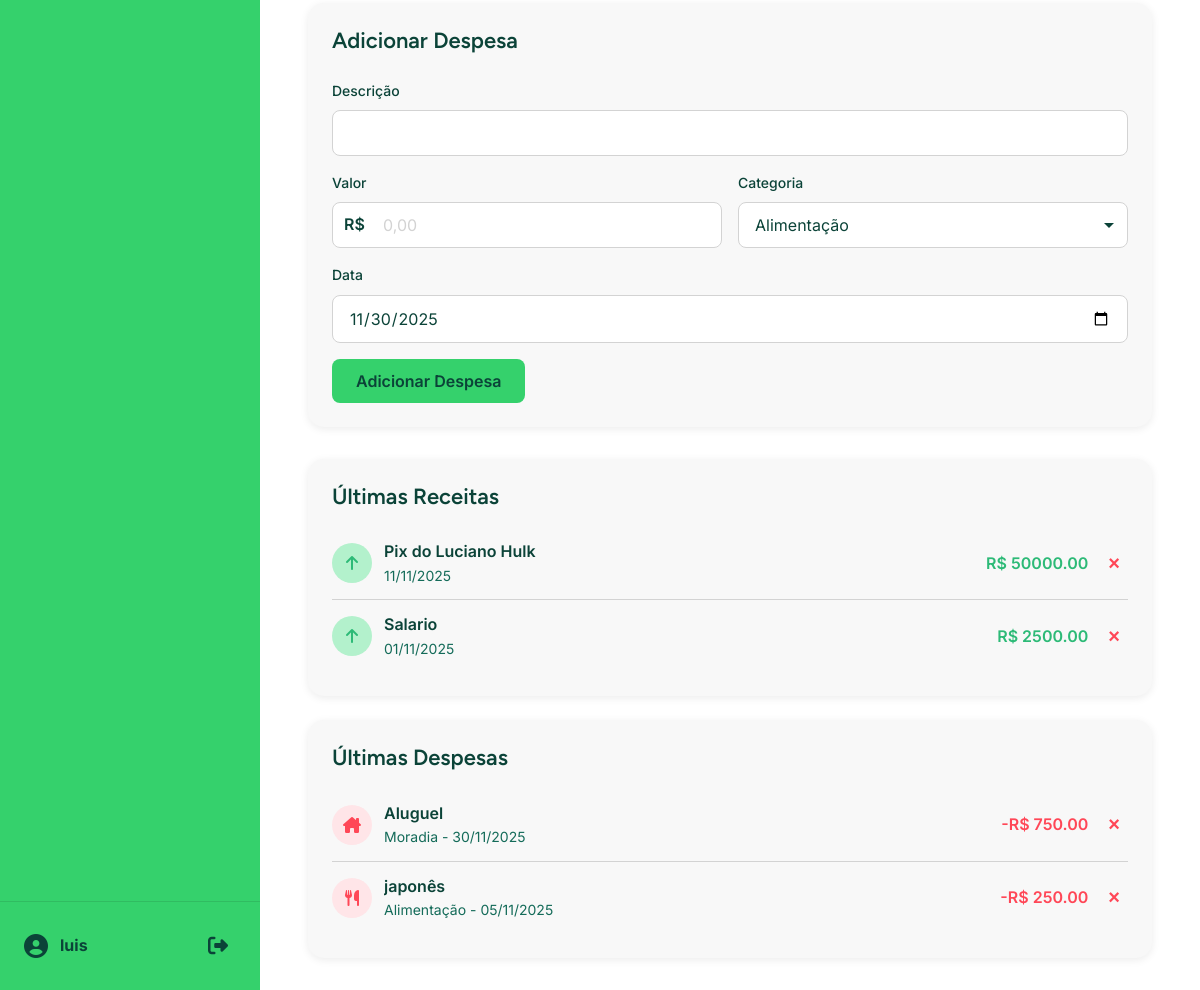
/controle (signed in, lower part), run on an earlier commit of the app's database.
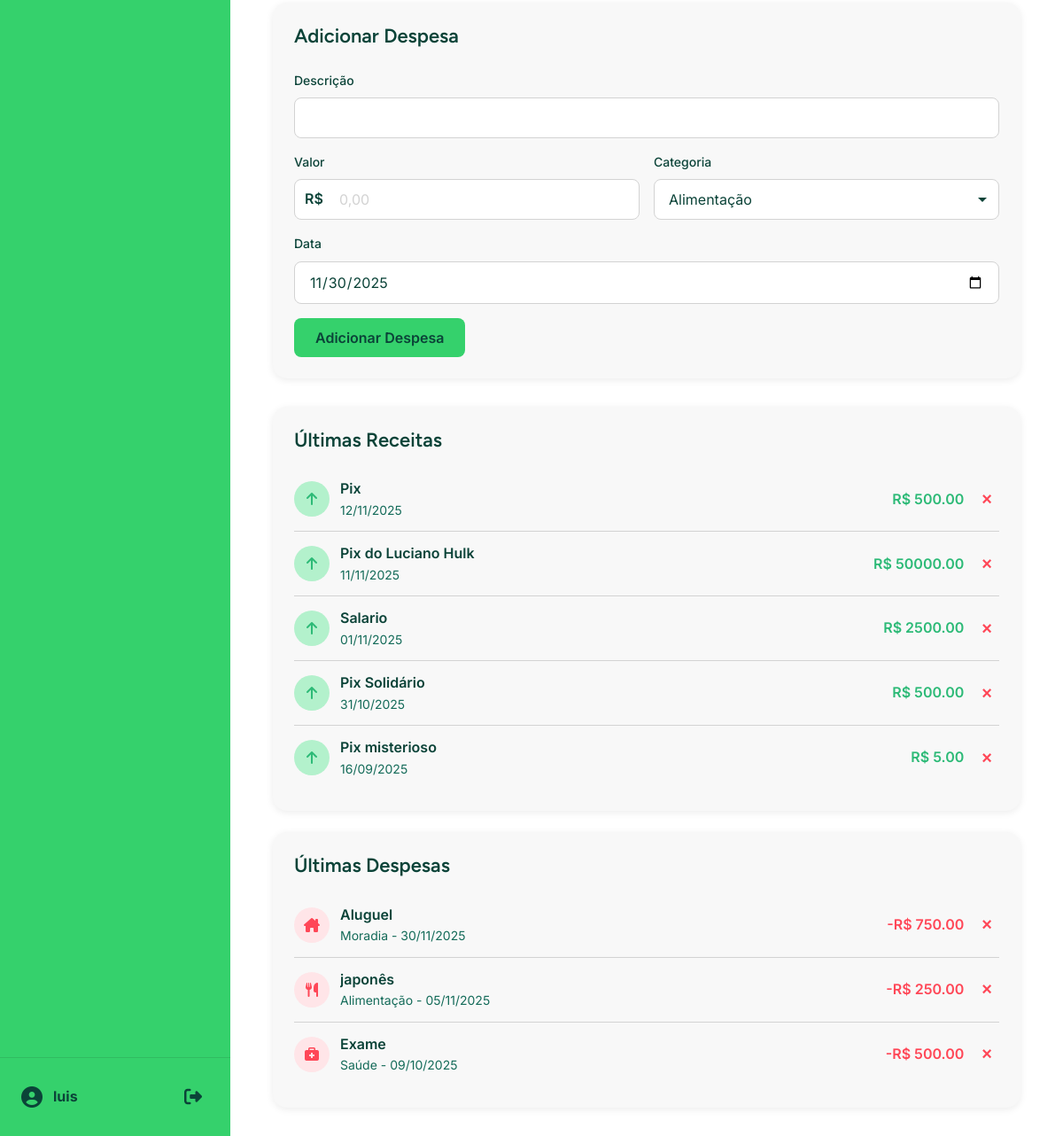
And on a later commit of the database.
### project/models.py (models this page shows, shortened)
class User(db.Model, UserMixin):
    id = db.Column(db.Integer, primary_key=True)
    name = db.Column(db.String(150), nullable=False)
    email = db.Column(db.String(150), unique=True, nullable=False, index=True)
    password_hash = db.Column(db.String(128), nullable=False)
    goals = db.relationship('Goal', backref='owner', lazy=True, cascade="all, delete-orphan")
    incomes = db.relationship('Income', backref='owner', lazy=True, cascade="all, delete-orphan")
    expenses = db.relationship('Expense', backref='owner', lazy=True, cascade="all, delete-orphan")

class Income(db.Model):
    id = db.Column(db.Integer, primary_key=True)
    description = db.Column(db.String(256), nullable=False)
    amount = db.Column(db.Float, nullable=False)
    date = db.Column(db.Date, nullable=False, default=datetime.utcnow, index=True)
    user_id = db.Column(db.Integer, db.ForeignKey('user.id'), nullable=False)

class Expense(db.Model):
    id = db.Column(db.Integer, primary_key=True)
    description = db.Column(db.String(256), nullable=False)
    amount = db.Column(db.Float, nullable=False)
    category = db.Column(db.String(128), default='Geral', index=True)
    date = db.Column(db.Date, nullable=False, default=datetime.utcnow, index=True)  # Mudei para Date object
    user_id = db.Column(db.Integer, db.ForeignKey('user.id'), nullable=False)

### project/main/routes.py (the view, shortened to what this page needs)
@main.route('/controle', methods=['GET', 'POST'])
@login_required
def controle():
    income_form = IncomeForm(prefix='income')
    expense_form = ExpenseForm(prefix='expense')
    expense_form.category.choices = [(c, c) for c in EXPENSE_CATEGORIES]
    if request.method == "GET":
        if not income_form.date.data:
            income_form.date.data = datetime.utcnow().date()
        if not expense_form.date.data:
            expense_form.date.data = datetime.utcnow().date()
    incomes = Income.query.filter_by(owner=current_user).order_by(Income.date.desc()).limit(10).all()
    expenses = Expense.query.filter_by(owner=current_user).order_by(Expense.date.desc()).limit(10).all()
    return render_template('controle.html',
                           title='Controle Financeiro',
                           income_form=income_form,
                           expense_form=expense_form,
                           incomes=incomes,
                           expenses=expenses,
                           category_icons=CATEGORY_ICONS)

### project/main/forms.py
class IncomeForm(FlaskForm):
    description = StringField('Descrição', validators=[DataRequired()])
    amount = FloatField('Valor', validators=[DataRequired(), NumberRange(min=0.01)])
    date = DateField('Data', validators=[DataRequired()], format='%Y-%m-%d')
    submit_income = SubmitField('Adicionar Receita')

class ExpenseForm(FlaskForm):
    description = StringField('Descrição', validators=[DataRequired()])
    amount = FloatField('Valor', validators=[DataRequired(), NumberRange(min=0.01)])
    category = SelectField('Categoria', validators=[DataRequired()])
    date = DateField('Data', validators=[DataRequired()], format='%Y-%m-%d')
    submit_expense = SubmitField('Adicionar Despesa')

### project/models.py (called while the page is built)
@login_manager.user_loader
def load_user(user_id):
    return User.query.get(int(user_id))

### project/templates/controle.html (shortened to what this page needs)
{% extends "dashboard_base.html" %}
{% block content %}
    <div class="controle-grid">
        <div class="forms-column">
            <div class="card form-card">
                <h2>Adicionar Despesa</h2>
                <form method="POST" action="" novalidate>
                    <div class="form-group">
                        {{ expense_form.description.label }}
                        {{ expense_form.description(class="form-control") }}
                    </div>
                    <div class="form-group-row">
                        <div class="form-group">
                            {{ expense_form.amount.label }}
                            <div class="currency-input-wrapper">
                                <input type="text" class="form-control currency-mask" placeholder="0,00" inputmode="decimal">
                            </div>
                        </div>
                        <div class="form-group">
                            {{ expense_form.category.label }}
                            {{ expense_form.category(class="form-control") }}
                        </div>
                    </div>
                    <div class="form-group">
                        {{ expense_form.date.label }}
                        {{ expense_form.date(class="form-control") }}
                    </div>
                    {{ expense_form.submit_expense(class="btn-primary") }}
                </form>
            </div>
        </div>
        <div class="lists-column">
            <div class="card list-card">
                <h2>Últimas Receitas</h2>
                <ul class="item-list">
                    {% for item in incomes %}
                    <li class="item-row">
                        <div class="item-icon income">
                            <i class="fa-solid fa-arrow-up"></i>
                        </div>
                        <div class="item-info">
                            <span class="item-desc">{{ item.description }}</span>
                            <span class="item-date">{{ item.date.strftime('%d/%m/%Y') }}</span>
                        </div>
                        <div class="item-value income">
                            R$ {{ "%.2f"|format(item.amount) }}
                        </div>
                        <form action="{{ url_for('main.delete_income', item_id=item.id) }}" method="POST">
                            <button type="submit" class="btn-delete" title="Excluir">&times;</button>
                        </form>
                    </li>
                    {% else %}
                    <li class="item-row-empty">Nenhuma receita adicionada.</li>
                    {% endfor %}
                </ul>
            </div>
            <div class="card list-card">
                <h2>Últimas Despesas</h2>
                <ul class="item-list">
                    {% for item in expenses %}
                    <li class="item-row">
                        <div class="item-icon expense">
                            <i class="{{ category_icons.get(item.category, category_icons.default) }}"></i>
                        </div>
                        <div class="item-info">
                            <span class="item-desc">{{ item.description }}</span>
                            <span class="item-date">{{ item.category }} - {{ item.date.strftime('%d/%m/%Y') }}</span>
                        </div>
                        <div class="item-value expense">
                            -R$ {{ "%.2f"|format(item.amount) }}
                        </div>
                        <form action="{{ url_for('main.delete_expense', item_id=item.id) }}" method="POST">
                            <button type="submit" class="btn-delete" title="Excluir">&times;</button>
                        </form>
                    </li>
                    {% else %}
                    <li class="item-row-empty">Nenhuma despesa adicionada.</li>
                    {% endfor %}
                </ul>
            </div>
        </div>
    </div>
{% endblock %}

### project/templates/dashboard_base.html (shortened to what this page needs)
<!DOCTYPE html>
<html lang="pt-br">
<head>
    <link rel="stylesheet" href="https://cdnjs.cloudflare.com/ajax/libs/font-awesome/6.5.2/css/all.min.css" xintegrity="sha512-SnH5WK+bZxgPHs44uWIX+LLJAJ9/2PkPKZ5QiAj6Ta86w+fsb2TkcmfRyVX3pBnMFcV7oQPJkl9QevSCWr3W6A==" />
    <link rel="stylesheet" href="{{ url_for('static', filename='css/main.css') }}">
</head>
<body>
    <div class="dashboard-layout">
        <nav class="sidebar">
            <ul class="sidebar-nav">
            </ul>
            <div class="sidebar-footer">
                <div class="user-info">
                    <i class="fa-solid fa-user-circle"></i>
                    <span>{{ current_user.name }}</span>
                </div>
                <a href="{{ url_for('auth.logout') }}" class="logout-button" title="Sair">
                    <i class="fa-solid fa-right-from-bracket"></i>
                </a>
            </div>
        </nav>
        <main class="main-content">
            {% block content %}{% endblock %}
        </main>
    </div>
</body>
</html>

### project/static/css/components/buttons.css (style rules this page uses)
.btn, button.btn, input[type="submit"].btn, .btn-primary, .btn-secondary, .btn-primary-goal, .btn-primary-card { padding: 12px 24px !important; border: none !important; border-radius: 8px !important; font-family: var(--font-inter) !important; font-size: 16px !important; font-weight: 600 !important; cursor: pointer !important; transition: all 0.2s ease !important; display: inline-flex !important; align-items: center !important; justify-content: center !important; gap: 8px !important; text-decoration: none !important; text-align: center !important; }
.btn-primary, input[type="submit"].btn-primary, button.btn-primary { background-color: var(--verde-primario) !important; color: var(--verde-secundario) !important; }
.btn-delete { background: none !important; border: none !important; color: var(--vermelho) !important; font-size: 20px !important; font-weight: 700 !important; cursor: pointer !important; padding: 4px 8px !important; border-radius: 4px !important; transition: background-color 0.2s ease !important; }

### project/static/css/components/forms.css (style rules this page uses)
.form-group { margin-bottom: 16px !important; position: relative; }
.form-group label { display: block !important; font-family: var(--font-inter) !important; font-size: 14px !important; font-weight: 500 !important; color: var(--verde-secundario) !important; margin-bottom: 8px !important; }
.form-control, input.form-control, select.form-control, textarea.form-control, input[type="text"], input[type="email"], input[type="password"], input[type="date"], input[type="number"] { width: 100% !important; padding: 12px 16px !important; font-family: var(--font-inter) !important; font-size: 16px !important; color: var(--verde-secundario) !important; border: 1px solid var(--gelo) !important; border-radius: 8px !important; background-color: var(--branco) !important; transition: border-color 0.2s ease !important; box-sizing: border-box !important; }
.form-control::placeholder, input::placeholder { color: var(--gelo) !important; }
.form-group-row { display: flex !important; gap: 16px !important; }
.form-group-row .form-group { flex: 1 !important; }
.currency-input-wrapper { position: relative !important; }
.currency-input-wrapper::before { content: 'R$'; position: absolute; left: 12px; top: 50%; transform: translateY(-50%); font-family: var(--font-inter); font-size: 16px; font-weight: 600; color: var(--verde-secundario); z-index: 2; }
.form-control.currency-mask { padding-left: 50px !important; position: relative; z-index: 1; }
select.form-control { cursor: pointer; appearance: none; background-repeat: no-repeat; background-position: right 12px center; padding-right: 36px; }

### project/static/css/components/cards.css (style rules this page uses)
.card { background: var(--branco); border-radius: var(--radius-xl); padding: var(--spacing-24); box-shadow: var(--shadow-sm); transition: transform var(--transition-fast), box-shadow var(--transition-fast); }
.card h2 { font-family: var(--font-figtree); font-size: 22px; font-weight: 600; color: var(--verde-secundario); margin-bottom: var(--spacing-16); display: flex; align-items: center; gap: 10px; }
.form-card { background-color: #F8F8F8; }
.form-card h2 { margin-bottom: var(--spacing-24); }
.list-card { background-color: #F8F8F8; }

### project/static/css/layout/sidebar.css (style rules this page uses)
.dashboard-layout { display: flex; height: 100vh; overflow: hidden; }
.sidebar { width: 260px; background-color: var(--verde-primario); color: var(--verde-secundario); display: flex; flex-direction: column; flex-shrink: 0; }
.sidebar-nav { flex: 1; list-style: none; padding: 0 var(--spacing-16); }
.sidebar-footer { display: flex; align-items: center; justify-content: space-between; gap: var(--spacing-12); padding: var(--spacing-24); border-top: 1px solid rgba(0, 0, 0, 0.1); }
.sidebar-footer .user-info { display: flex; align-items: center; gap: var(--spacing-12); font-family: var(--font-inter); font-size: 16px; font-weight: 700; color: var(--verde-secundario); white-space: nowrap; overflow: hidden; text-overflow: ellipsis; flex-shrink: 1; }
.sidebar-footer .user-info i { font-size: 24px; flex-shrink: 0; }
.logout-button { font-size: 20px; color: var(--verde-secundario); text-decoration: none; padding: var(--spacing-4) var(--spacing-8); border-radius: var(--radius-sm); transition: background-color var(--transition-fast); flex-shrink: 0; }
.main-content { flex: 1; background-color: var(--branco); padding: var(--spacing-32) var(--spacing-48); overflow-y: auto; }

What changed in the data, as far as the page shows it:
added Income: description "Pix", date "12/11/2025", amount "500.00"
added Income: description "Pix Solidário", date "31/10/2025", amount "500.00"
added Income: description "Pix misterioso", date "16/09/2025", amount "5.00"
added Expense: description "Exame", category "Saúde", date "09/10/2025", amount "500.00"
